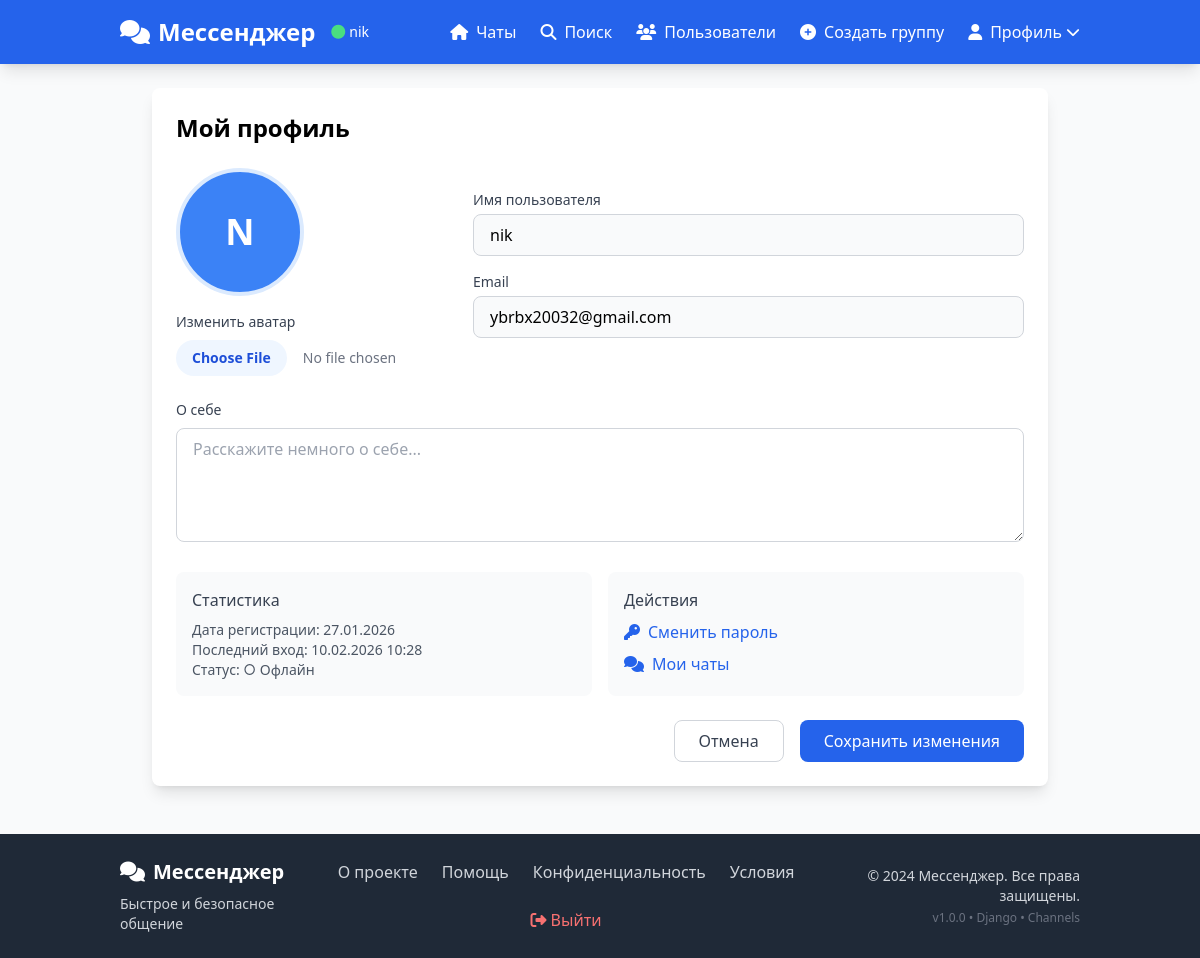
The app's page /accounts/profile/ (signed in), older data.
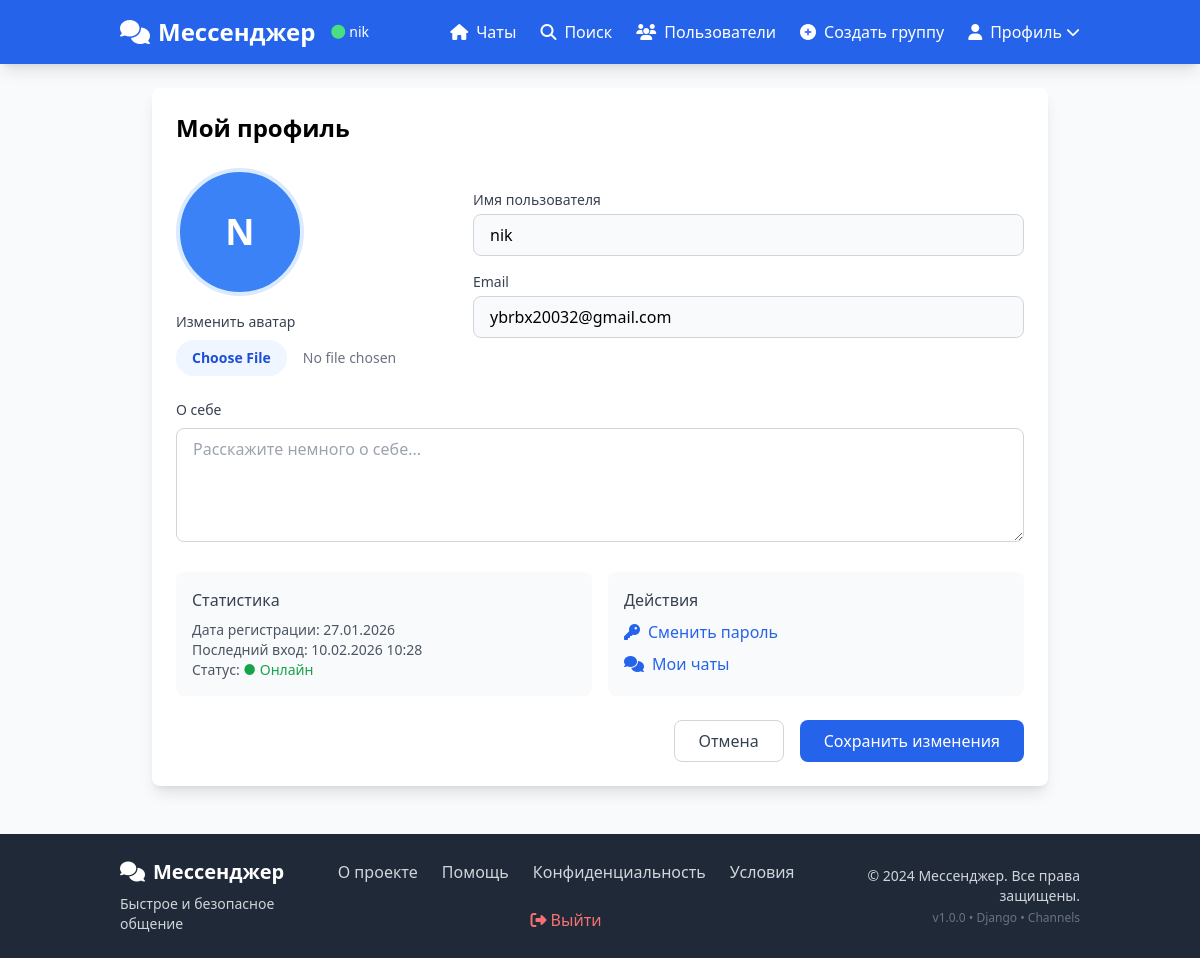
The same page, newer data.
### accounts/views.py (the view, shortened to what this page needs)
# urls.py: path('profile/', views.profile, name='profile'),
@login_required
def profile(request):
    user = request.user
    return render(request, 'accounts/profile.html', {'user': user})

### templates/accounts/profile.html (shortened to what the changed rows need)
{% extends 'base.html' %}
{% block content %}
<div class="max-w-4xl mx-auto">
    <div class="bg-white rounded-lg shadow-lg p-6 mb-6">
        <h1 class="text-2xl font-bold mb-6">Мой профиль</h1>
        <form method="post" enctype="multipart/form-data" class="space-y-6">
            <div class="grid grid-cols-1 md:grid-cols-2 gap-4">
                <div class="p-4 bg-gray-50 rounded-lg">
                    <p class="text-sm text-gray-600">Статус:
                        <span class="{% if user.online %}text-green-600{% else %}text-gray-600{% endif %}">
                            {% if user.online %}● Онлайн{% else %}○ Офлайн{% endif %}
                        </span>
                    </p>
                </div>
            </div>
        </form>
    </div>
</div>
{% endblock %}

Row changes from the older to the newer data that the page shows:
changed CustomUser "nik": online False → True (drawn)
Text that changed along with them:
text no longer shown: "○ Офлайн"
text now shown: "● Онлайн"
